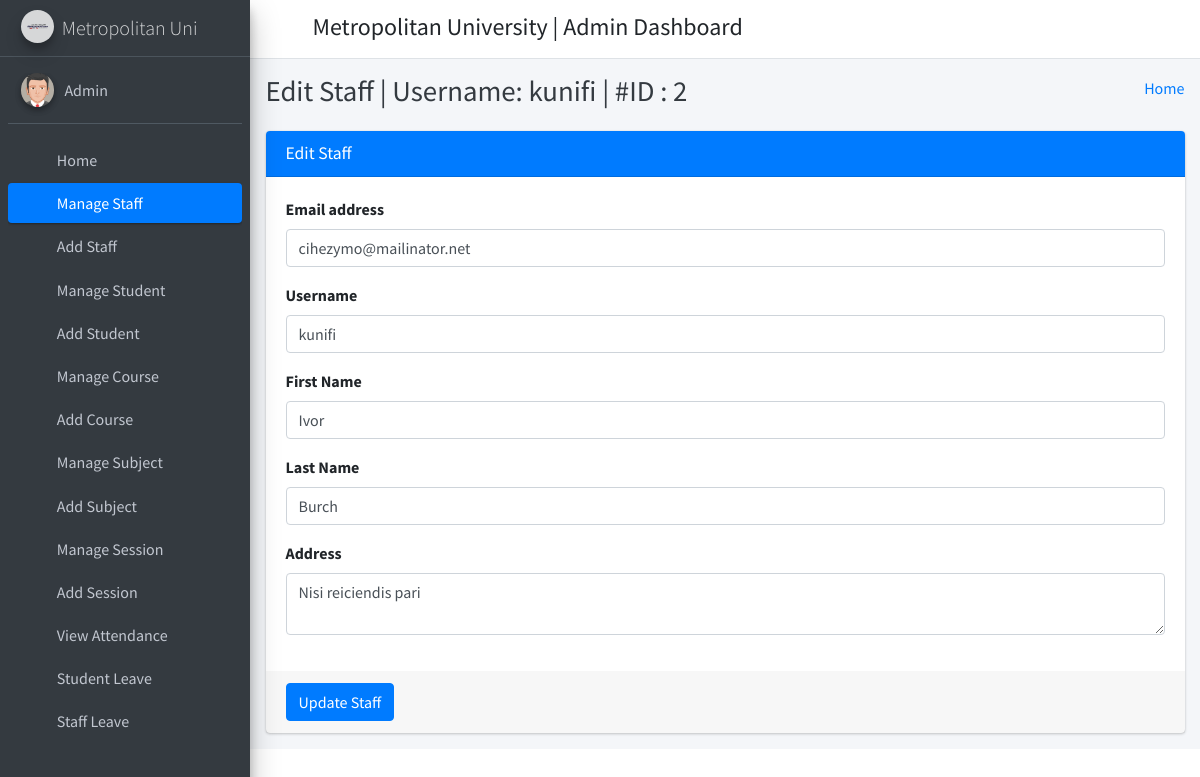
The page /edit_staff/2/ (signed in) on the database its author committed.
### student_management_app/models.py (models this page shows)
class CustomUser(AbstractUser):
    user_type_data = ((1, "HOD"), (2, "Staff"), (3, "Student"))
    user_type = models.CharField(default=1, choices=user_type_data, max_length=10)

class Staffs(models.Model):
    id = models.AutoField(primary_key=True)
    admin = models.OneToOneField(CustomUser, on_delete = models.CASCADE)
    address = models.TextField()
    created_at = models.DateTimeField(auto_now_add=True)
    updated_at = models.DateTimeField(auto_now=True)
    objects = models.Manager()

### student_management_app/HodViews.py (the view)
# urls.py: path('edit_staff/<staff_id>/', HodViews.edit_staff, name="edit_staff"),
def edit_staff(request, staff_id):
    staff = Staffs.objects.get(admin=staff_id)
    context = {
        "staff": staff,
        "id": staff_id
    }
    return render(request, "hod_template/edit_staff_template.html", context)

### student_management_app/LoginCheckMiddleWare.py (called while the page is built, shortened)
    def process_view(self, request, view_func, view_args, view_kwargs):
        modulename = view_func.__module__
        user = request.user
        if user.is_authenticated:
            if user.user_type == "1":
                if modulename == "student_management_app.HodViews":
                    pass
                elif modulename == "student_management_app.views" or modulename == "django.views.static":
                    pass
                else:
                    return redirect("admin_home")
            else:
                return redirect("login")
        else:
            if request.path == reverse("login") or request.path == reverse("doLogin"):
                pass
            else:
                return redirect("login")

### student_management_app/templates/hod_template/edit_staff_template.html (shortened to what this page needs)
{% extends 'hod_template/base_template.html' %}
{% block page_title %}
    Edit Staff | Username: {{ staff.admin.username }} | #ID : {{ staff.admin.id }}
{% endblock page_title %}
{% block main_content %}
{% load static %}
<section class="content">
        <div class="container-fluid">
            <div class="row">
                <div class="col-md-12">
                    <div class="card card-primary">
                    <div class="card-header">
                        <h3 class="card-title">Edit Staff</h3>
                    </div>
                    <form role="form" method="POST" action="{% url 'edit_staff_save' %}">
                        <div class="card-body">
                            <div class="form-group">
                                <label>Email address</label>
                                <input type="email" class="form-control" name="email" value="{{ staff.admin.email }}">
                            </div>
                            <div class="form-group">
                                <label>Username</label>
                                <input type="text" class="form-control" name="username" value="{{ staff.admin.username }}">
                            </div>
                            <div class="form-group">
                                <label>First Name</label>
                                <input type="text" class="form-control" name="first_name" value="{{ staff.admin.first_name }}">
                            </div>
                            <div class="form-group">
                                <label>Last Name</label>
                                <input type="text" class="form-control" name="last_name" value="{{ staff.admin.last_name }}">
                            </div>
                            <div class="form-group">
                                <label>Address</label>
                                <textarea class="form-control" name="address">{{ staff.address }}</textarea>
                            </div>
                        </div>
                        <div class="card-footer">
                        <button type="submit" class="btn btn-primary">Update Staff</button>
                        </div>
                    </form>
                    </div>
                </div>
            </div>
        </div>
      </section>
  {% endblock main_content %}

### student_management_app/templates/hod_template/sidebar_template.html
{% load static %}
<aside class="main-sidebar sidebar-dark-primary elevation-4">
      <a href="{% url 'admin_home' %}" class="brand-link">
        <img src="{% static 'dist/img/mulogo.jpg' %}" alt="AdminLTE Logo" class="brand-image img-circle elevation-3"
            style="opacity: .8">
        <span class="brand-text font-weight-light">Metropolitan Uni</span>
      </a>
      <div class="sidebar">
        <div class="user-panel mt-3 pb-3 mb-3 d-flex">
          <div class="image">
            <img src="{% static 'dist/img/user2-160x160.jpg' %}" class="img-circle elevation-2" alt="User Image">
          </div>
          <div class="info">
            <a href="{% url 'admin_profile' %}" class="d-block">{{ user.first_name }} {{ user.last_name }}</a>
          </div>
        </div>
        <nav class="mt-2">
          <ul class="nav nav-pills nav-sidebar flex-column" data-widget="treeview" role="menu" data-accordion="false">
            <li class="nav-item">
              {% url 'admin_home' as admin_home %}
              <a href="{{ admin_home }}" class="nav-link {% if request.path == admin_home %} active {% endif %}">
                <i class="nav-icon fas fa-tachometer-alt"></i>
                <p>
                  Home
                </p>
              </a>
            </li>
            <li class="nav-item">
              {% url 'manage_staff' as manage_staff %}
              {% url 'edit_staff' staff_id=id as edit_staff %}
              <a href="{{ manage_staff }}" class="nav-link {% if request.path == manage_staff %} active {% endif %} {% if request.path == edit_staff %} active {% endif %}">
                <i class="nav-icon fas fa-chalkboard-teacher"></i>
                <p>
                  Manage Staff
                </p>
              </a>
            </li>
            <li class="nav-item">
              {% url 'add_staff' as add_staff %}
              <a href="{{ add_staff }}" class="nav-link {% if request.path == add_staff %} active {% endif %}">
                <i class="nav-icon fas fa-th"></i>
                <p>
                  Add Staff
                </p>
              </a>
            </li>
            <li class="nav-item">
              {% url 'manage_student' as manage_student %}
              {% url 'edit_student' student_id=id as edit_student %}
              <a href="{{ manage_student }}" class="nav-link {% if request.path == manage_student %} active {% endif %} {% if request.path == edit_student %} active {% endif %}">
                <i class="nav-icon fas fa-user-graduate"></i>
                <p>
                  Manage Student
                </p>
              </a>
            </li>
            <li class="nav-item">
              {% url 'add_student' as add_student %}
              <a href="{{ add_student }}" class="nav-link {% if request.path == add_student %} active {% endif %}">
                <i class="nav-icon fas fa-th"></i>
                <p>
                  Add Student
                </p>
              </a>
            </li>
            <li class="nav-item">
              {% url 'manage_course' as manage_course %}
              {% url 'edit_course' course_id=id as edit_course %}
              <a href="{{ manage_course }}" class="nav-link {% if request.path == manage_course %} active {% endif %} {% if request.path == edit_course %} active {% endif %}">
                <i class="nav-icon fas fa-chalkboard"></i>
                <p>
                  Manage Course
                </p>
              </a>
            </li>
            <li class="nav-item">
            {% url 'add_course' as add_course %}
              <a href="{{ add_course }}" class="nav-link {% if request.path == add_course %} active {% endif %}">
                <i class="nav-icon fas fa-th"></i>
                <p>
                  Add Course
                </p>
              </a>
            </li>
            <li class="nav-item">
              {% url 'manage_subject' as manage_subject %}
              {% url 'edit_subject' subject_id=id as edit_subject %}
              <a href="{{ manage_subject }}" class="nav-link {% if request.path == manage_subject %} active {% endif %} {% if request.path == edit_subject %} active {% endif %}">
                <i class="nav-icon fas fa-book"></i>
                <p>
                  Manage Subject
                </p>
              </a>
            </li>
            <li class="nav-item">
              {% url 'add_subject' as add_subject %}
              <a href="{{ add_subject }}" class="nav-link {% if request.path == add_subject %} active {% endif %}">
                <i class="nav-icon fas fa-th"></i>
                <p>
                  Add Subject
                </p>
              </a>
            </li>
            <li class="nav-item">
              {% url 'manage_session' as manage_session %}
              {% url 'edit_session' session_id=id as edit_session %}
              <a href="{{ manage_session }}" class="nav-link {% if request.path == manage_session %} active {% endif %} {% if request.path == edit_session %} active {% endif %}">
                <i class="nav-icon fas fa-graduation-cap"></i>
                <p>
                  Manage Session
                </p>
              </a>
            </li>
            <li class="nav-item">
              {% url 'add_session' as add_session %}
              <a href="{{ add_session }}" class="nav-link {% if request.path == add_session %} active {% endif %}">
                <i class="nav-icon fas fa-th"></i>
                <p>
                  Add Session
                </p>
              </a>
            </li>
            <li class="nav-item">
              {% url 'admin_view_attendance' as admin_view_attendance %}
              <a href="{{ admin_view_attendance }}" class="nav-link {% if request.path == admin_view_attendance %} active {% endif %}">
                <i class="nav-icon fas fa-calendar-alt"></i>
                <p>
                  View Attendance
                </p>
              </a>
            </li>
            <li class="nav-item">
              {% url 'student_leave_view' as student_leave_view %}
              <a href="{{ student_leave_view }}" class="nav-link {% if request.path == student_leave_view %} active {% endif %}">
                <i class="nav-icon fas fa-th"></i>
                <p>
                  Student Leave
                </p>
              </a>
            </li>
            <li class="nav-item">
              {% url 'staff_leave_view' as staff_leave_view %}
              <a href="{{ staff_leave_view }}" class="nav-link {% if request.path == staff_leave_view %} active {% endif %}">
                <i class="nav-icon fas fa-th"></i>
                <p>
                  Staff Leave
                </p>
              </a>
            </li>
          </ul>
        </nav>
      </div>
    </aside>

### rows shown on the page
CustomUser: first_name "Admin"
Staffs: admin.username "kunifi", admin.id "2", email "cihezymo@mailinator.net", username "kunifi", first_name "Ivor", last_name "Burch", address "Nisi reiciendis pari"
